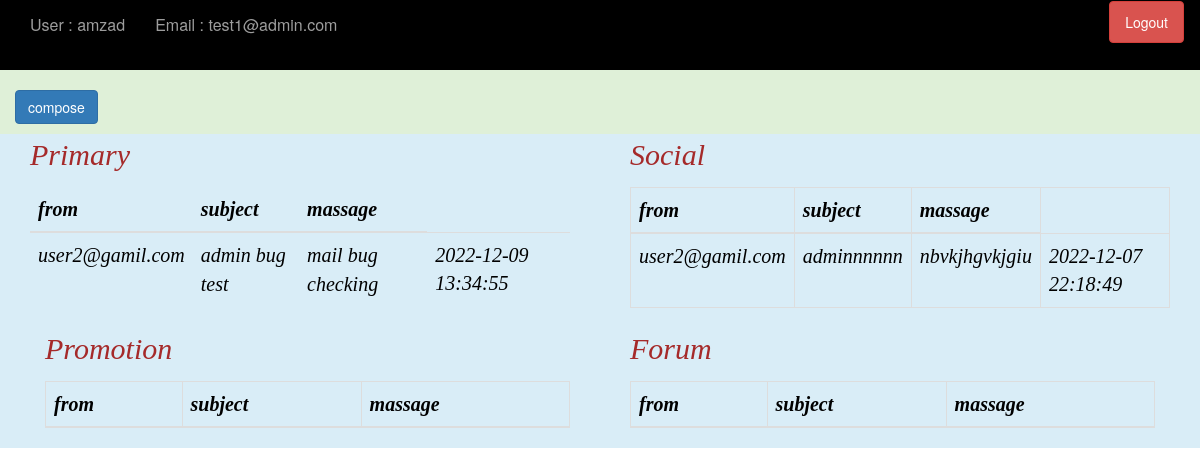
The app's page /dash (signed in), older data.
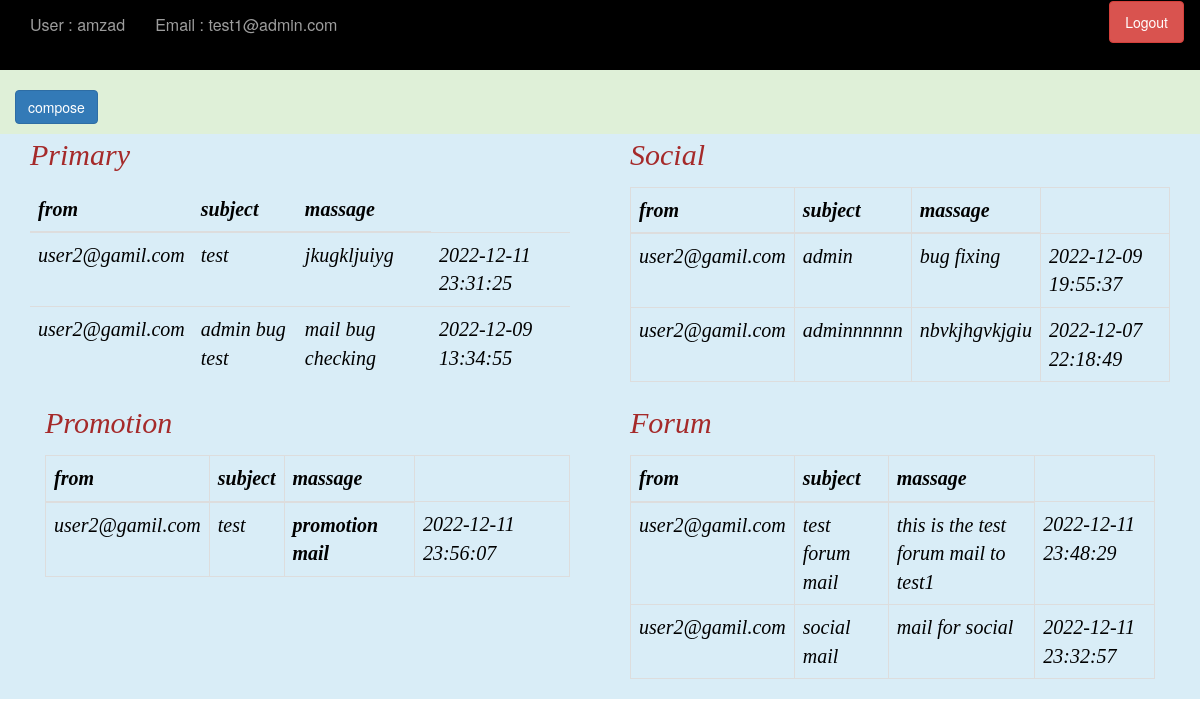
The same page, newer data.
### website/model.py (models this page shows)
class User(db.Model,UserMixin):
    id = db.Column(db.Integer,primary_key=True)
    email = db.Column(db.String(150),unique=True)
    first_name = db.Column(db.String(150))
    last_name = db.Column(db.String(150))
    password = db.Column(db.String(150))
    date_created = db.Column(db.DateTime(timezone=True),default=func.now())
    inbox = db.relationship('Inbox',backref='user')

class Inbox(db.Model):
    id = db.Column(db.Integer,primary_key=True)
    inbox = db.Column(db.String(150))
    subject = db.Column(db.String(150))
    date_created = db.Column(db.DateTime(timezone=True),default=func.now())
    massage = db.Column(db.String(1500))
    mail_form= db.Column(db.String(150))
    category = db.Column(db.String(50))
    user_id = db.Column(db.Integer,db.ForeignKey('user.id'))

### website/view.py (the view, shortened to what this page needs)
@view.route('/dash',methods=['GET','POST'])  # user dashboard route
def user_dashboard():
    find_all_primary = Inbox.query.filter_by(inbox=current_user.email,category='primary').order_by(desc(Inbox.date_created))        # find all the email where category is primary and order them by the date they were created
    find_all_social = Inbox.query.filter_by(inbox=current_user.email,category='social').order_by(desc(Inbox.date_created))          # find all the email where category is SOCIAL
    find_all_promotion = Inbox.query.filter_by(inbox=current_user.email,category='promotion').order_by(desc(Inbox.date_created))    # find all the email where category is PROMOTION
    find_all_forums = Inbox.query.filter_by(inbox=current_user.email,category='foram').order_by(desc(Inbox.date_created))          # find all the email where category is FORUMS
    return render_template('user_dash.html', find_all_primary=find_all_primary,find_all_social=find_all_social,find_all_promotion=find_all_promotion,find_all_forums=find_all_forums)

### website/__init__.py (called while the page is built)
def create_app():
    app = Flask(__name__) # server instance
    app.config['SECRET_KEY'] = 'asdf1234'
    app.config['SQLALCHEMY_DATABASE_URI'] = f'sqlite:///{DB_NAME}'
    db.init_app(app)
    from .view import view
    from .auth import auth
    app.register_blueprint(view,url_prefix='/')
    app.register_blueprint(auth,url_prefix='/')
    from . import model
    from .model import User
    login_manager = LoginManager()
    login_manager.login_view = 'auth.login'
    login_manager.init_app(app)
    @login_manager.user_loader
    def load_user(id):
        return User.query.get(int(id))
    with app.app_context():
        db.create_all()
    return app

### website/templates/user_dash.html (shortened to what this page needs)
<!DOCTYPE html>
<html>
<head>
    <link rel="stylesheet" href="https://maxcdn.bootstrapcdn.com/bootstrap/3.3.7/css/bootstrap.min.css">
    <link rel="stylesheet" href="{{ url_for('static', filename='style.css') }}">
</head>
    <nav class="navbar2 navbar-inverse bg-dark">
        <div class="container-fluid">
            <div class="navbar-header">
                <a class="navbar-brand text-primary">User : {{current_user.first_name}}</a>
                <a class="navbar-brand ">Email : {{current_user.email}}</a>
            </div>
            <ul class="nav navbar" style="float:right">
                <li><a class="btn btn-primary  btn-danger" id="logout" href="/">Logout</a></li>
            </ul>
        </div>
    </nav>
    <div class="container-fluid bg-success">
        <div class="row">
            <div class="col-sm-6">
                <br>
                <p>
                    <button class="btn btn-primary" type="button" data-toggle="collapse" data-target="#collapseExample"
                    aria-expanded="false" aria-controls="collapseExample">
                    compose
                </button>
            </p>
            </div>
        </div>
    </div>
    <div class="container-fluid bg-info nav-link">
        <div class="row">
            <div class="col-sm-6">
                <div class="container-fluid">
                    <p style="font-size:30px;color:brown;">Primary</p>
                    <table class="table ">
                        <thead>
                            <tr>
                                <th>from</th>
                                <th>subject</th>
                                <th>massage</th>
                            </tr>
                        </thead>
                        <tbody>
                            {% for i in find_all_primary %}
                            <tr>
                                <td>{{i.mail_form}}</td>
                                <td>{{i.subject}}</td>
                                <td>{{i.massage}}</td>
                                <td>{{i.date_created}}</td>
                            </tr>
                            {% endfor %}
                        </tbody>
                    </table>
                </div>
            </div>
            <div class="col-sm-6">
                <div class="container-fluid">
                    <p style="font-size:30px;color:brown;">Social</p>
                    <table class="table table-bordered">
                        <thead>
                            <tr>
                                <th>from</th>
                                <th>subject</th>
                                <th>massage</th>
                            </tr>
                        </thead>
                        <tbody>
                            {% for i in find_all_social %}
                            <tr>
                                <td>{{i.mail_form}}</td>
                                <td>{{i.subject}}</td>
                                <td>{{i.massage}}</td>
                                <td>{{i.date_created}}</td>
                            </tr>
                            {% endfor %}
                        </tbody>
                    </table>
                </div>
            </div>
        </div>
    <div class="col-sm-6">
        <div class="container-fluid">
            <p style="font-size:30px;color:brown;">Promotion</p>
            <table class="table table-bordered">
                <thead>
                    <tr>
                        <th>from</th>
                        <th>subject</th>
                        <th>massage</th>
                    </tr>
                </thead>
                <tbody>
                    {% for i in find_all_promotion %}
                    <tr>
                        <td>{{i.mail_form}}</td>
                        <td>{{i.subject}}</td>
                        <td><b>{{i.massage}}</b></td>
                        <td>{{i.date_created}}</td>
                    </tr>
                    {% endfor %}
                </tbody>
            </table>
                </div>
            </div>
            <div class="col-sm-6">
                <div class="container-fluid">
                    <p style="font-size:30px;color:brown;">Forum</p>
                    <table class="table table-bordered">
                        <thead>
                            <tr>
                                <th>from</th>
                                <th>subject</th>
                                <th>massage</th>
                            </tr>
                        </thead>
                        <tbody>
                            {% for i in find_all_forums %}
                            <tr>
                                <td>{{i.mail_form}}</td>
                                <td>{{i.subject}}</td>
                                <td>{{i.massage}}</td>
                                <td>{{i.date_created}}</td>
                            </tr>
                            {% endfor %}
                        </tbody>
                    </table>
                </div>
            </div>
        </div>
</body>
        </html>

### website/static/style.css (style rules this page uses)
.navbar-brand { font-size: medium; }
.navbar { background-color: transparent !important; color: red ; }
.navbar2 { background-color: black; color: red ; }
.navbar-brand { color: greenyellow; text-align: center; }
.nav-link { color: black; font-size: 20px; font-family: Cursive; font-style: italic; }

Row changes from the older to the newer data that the page shows:
added Inbox: mail_form "user2@gamil.com", subject "test", massage "jkugkljuiyg", date_created "2022-12-11 23:31:25"
added Inbox: mail_form "user2@gamil.com", subject "admin", massage "bug fixing", date_created "2022-12-09 19:55:37"
added Inbox: mail_form "user2@gamil.com", subject "test", massage "promotion mail", date_created "2022-12-11 23:56:07"
added Inbox: mail_form "user2@gamil.com", subject "test forum mail", massage "this is the test forum mail to test1", date_created "2022-12-11 23:48:29"
added Inbox: mail_form "user2@gamil.com", subject "social mail", massage "mail for social", date_created "2022-12-11 23:32:57"
